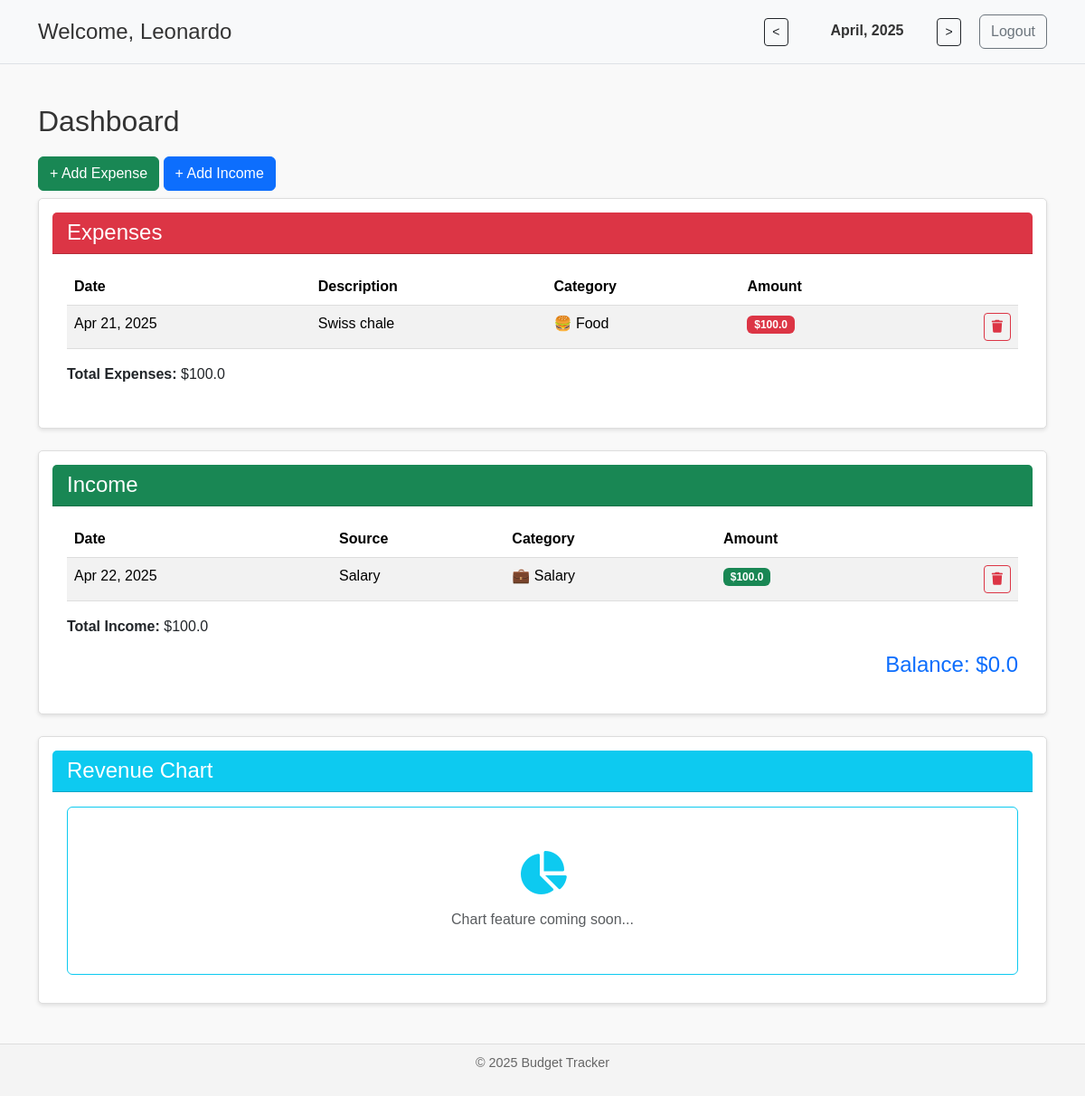
Page / (signed in) on the earlier database version.
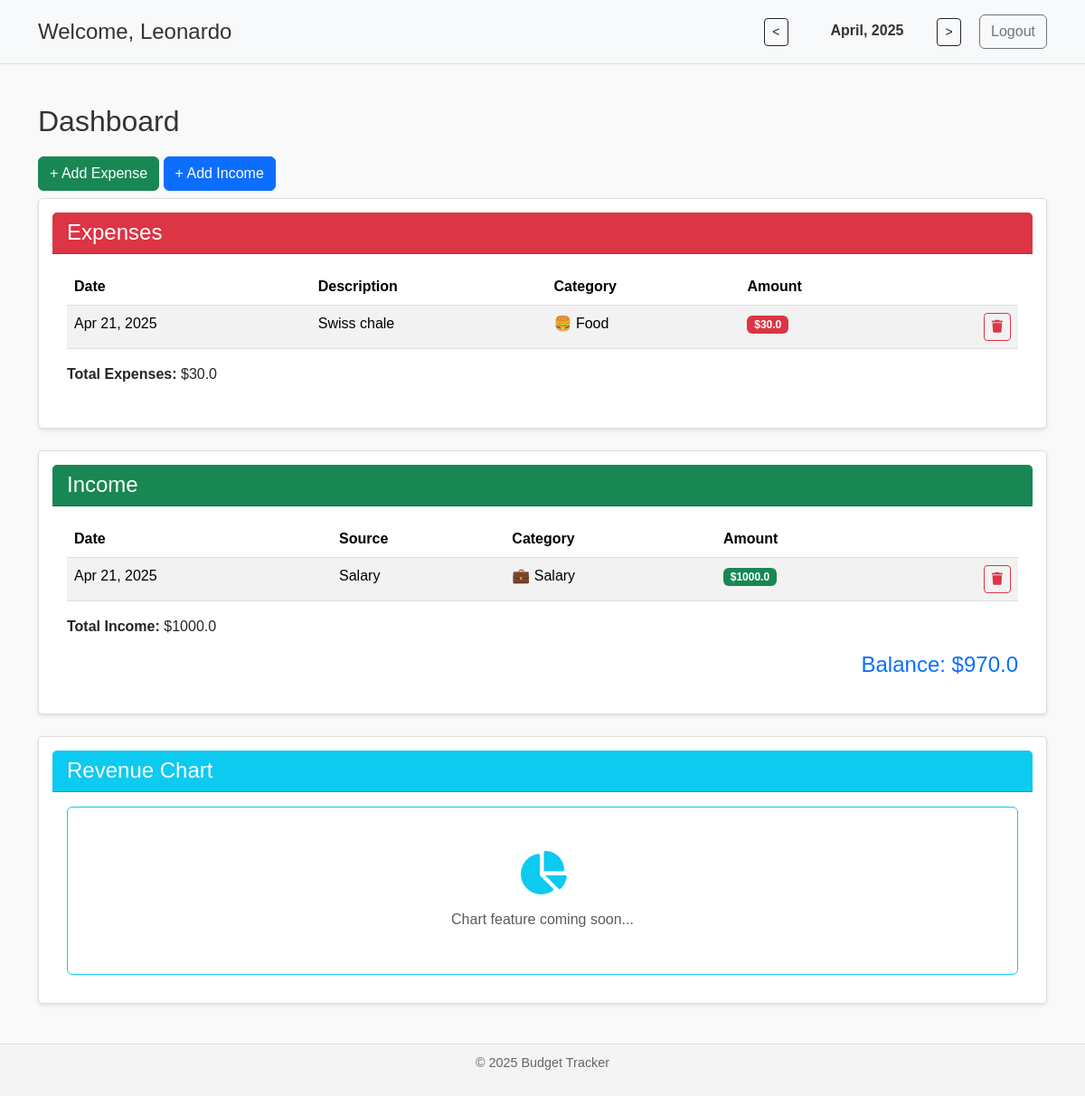
Same page on the later database version.
### app/models.py (models this page shows, shortened)
class User(db.Model, UserMixin):
    __tablename__ = "users"
    id = db.Column(db.Integer, primary_key=True)
    username = db.Column(db.String(64), unique=True, nullable=False)
    password_hash = db.Column(db.String(128), nullable=False)
    expenses = db.relationship('Expense', backref='user', lazy=True)
    incomes = db.relationship('Income', backref='user', lazy=True)

class Expense(db.Model):
    __tablename__ = "expenses"
    id = db.Column(db.Integer, primary_key=True)
    date = db.Column(db.Date, nullable=False)
    description = db.Column(db.String(100), nullable=False)
    amount = db.Column(db.Float, nullable=False)
    category = db.Column(db.String(50), nullable=False)
    user_id = db.Column(db.Integer, db.ForeignKey('users.id'), nullable=False)

class Income(db.Model):
    __tablename__ = "income"
    id = db.Column(db.Integer, primary_key=True)
    date = db.Column(db.Date, nullable=False)
    source = db.Column(db.String(100), nullable=False)
    amount = db.Column(db.Float, nullable=False)
    category = db.Column(db.String(50), nullable=False)
    user_id = db.Column(db.Integer, db.ForeignKey('users.id'), nullable=False)

### app/routes.py (the view, shortened to what this page needs)
@routes.route("/", methods=["GET", "POST"])
@login_required
def homepage():
    month = request.args.get("month", default=datetime.now().month, type=int)
    year = request.args.get("year", default=datetime.now().year, type=int)
    if month < 1:
        month = 12
        year -= 1
    elif month > 12:
        month = 1
        year += 1
    category_emojis = {
        "Food": "🍔",
        "Transport": "🚌",
        "Housing": "🏠",
        "Entertainment": "🎮",
        "Healthcare": "💊",
        "Clothing": "👕",
        "Education": "🎓",
        "Subscriptions": "📦",
        "Other": "❓",
        "Salary": "💼",
        "Investment": "📈",
        "Gift": "🎁",
        "Side Job": "🛠️",
        "Rental": "🏘️",
        "Interest": "💵",
        "Dividends": "📊",
        "Bonus": "💰",
        "Freelance": "🧑‍💻"
    }
    month_expenses = Expense.query.filter_by(user_id=current_user.id).filter(
        extract('month', Expense.date) == month,
        extract('year', Expense.date) == year
    ).all()
    month_income = Income.query.filter_by(user_id=current_user.id).filter(
        extract('month', Income.date) == month,
        extract('year', Income.date) == year
    ).all()
    total_income = sum(i.amount for i in month_income)
    total_expenses = sum(e.amount for e in month_expenses)
    balance = total_income - total_expenses
    return render_template("index.html",total_income=total_income, total_expenses=total_expenses, balance=balance
                           , month_expenses=month_expenses, month_income=month_income, selected_month=month, selected_year=year, selected_month_name=datetime(year, month, 1).strftime("%B"),
                           current_user=current_user, category_emojis= category_emojis)

### app/__init__.py (called while the page is built)
def create_app():
    app = Flask(__name__)
    app.config['SQLALCHEMY_DATABASE_URI'] = 'sqlite:///budget.db'
    app.config['SQLALCHEMY_TRACK_MODIFICATIONS'] = False
    app.config['SECRET_KEY'] = 'supersecretkey'
    db.init_app(app)
    login_manager.init_app(app)
    login_manager.login_view = "auth.login"
    from app.models import User
    @login_manager.user_loader
    def load_user(user_id):
        return User.query.get(int(user_id))
    from app.routes import routes
    from app.auth import auth
    app.register_blueprint(routes)
    app.register_blueprint(auth)
    return app

### app/templates/index.html (shortened to what this page needs)
<!DOCTYPE html>
<html lang="en">
<head>
    <link href="https://cdn.jsdelivr.net/npm/bootstrap@5.3.2/dist/css/bootstrap.min.css" rel="stylesheet">
    <link rel="stylesheet" href="static/styles.css">
    <link rel="stylesheet" href="https://cdnjs.cloudflare.com/ajax/libs/font-awesome/6.4.0/css/all.min.css">
</head>
<body>
<header class="bg-light py-3 border-bottom">
    <div class="container">
        <div class="row align-items-center justify-content-between">
            <div class="col-md-6">
                <h1>Welcome, {{ current_user.username }}</h1>
            </div>
            <div class="col-md-6 text-end">
                <form method="GET" class="d-inline">
                    <button type="submit" class="btn btn-outline-dark btn-sm me-2">&lt;</button>
                </form>
                <span class="me-2 fw-bold d-inline-block text-center" style="width: 130px;">
    {{ selected_month_name }}, {{ selected_year }}
</span>
                <form method="GET" class="d-inline">
                    <button type="submit" class="btn btn-outline-dark btn-sm me-3">&gt;</button>
                </form>
                <a href="{{ url_for('auth.logout') }}" class="btn btn-outline-secondary">Logout</a>
            </div>
        </div>
    </div>
</header>
<main class="container mt-4">
    <h2>Dashboard</h2>
    <button class="btn btn-success mb-2" data-bs-toggle="collapse" data-bs-target="#expense-form">
        + Add Expense
    </button>
    <button class="btn btn-primary mb-2" data-bs-toggle="collapse" data-bs-target="#income-form">
        + Add Income
    </button>
    <div class="card mb-4">
        <div class="card-header bg-danger text-white">
            <h4 class="mb-0">Expenses</h4>
        </div>
        <div class="card-body">
            <table class="table table-striped table-hover">
                <thead>
                <tr>
                    <th>Date</th>
                    <th>Description</th>
                    <th>Category</th>
                    <th>Amount</th>
                    <th></th>
                </tr>
                </thead>
                <tbody>
                {% for expense in month_expenses %}
                <tr>
                    <td>{{ expense.date.strftime('%b %d, %Y') }}</td>
                    <td>{{ expense.description }}</td>
                    <td>{{ category_emojis.get(expense.category, '') }} {{ expense.category }}</td>
                    <td><span class="badge bg-danger">${{ expense.amount }}</span></td>
                    <td class="text-end">
                        <form action="{{ url_for('routes.delete_expense', id=expense.id) }}" method="POST"
                              style="display:inline;">
                            <button type="submit" class="btn btn-sm btn-outline-danger" title="Delete"
                                    onclick="return confirm('Are you sure you want to delete this expense?')">
                                <i class="fa-solid fa-trash"></i>
                            </button>
                        </form>
                    </td>
                </tr>
                {% endfor %}
                </tbody>
            </table>
            <p class="mt-2"><strong>Total Expenses:</strong> ${{ total_expenses }}</p>
        </div>
    </div>
    <div class="card mb-4">
        <div class="card-header bg-success text-white">
            <h4 class="mb-0">Income</h4>
        </div>
        <div class="card-body">
            <table class="table table-striped table-hover">
                <thead>
                <tr>
                    <th>Date</th>
                    <th>Source</th>
                    <th>Category</th>
                    <th>Amount</th>
                    <th></th>
                </tr>
                </thead>
                <tbody>
                {% for income in month_income %}
                <tr>
                    <td>{{ income.date.strftime('%b %d, %Y') }}</td>
                    <td>{{ income.source }}</td>
                    <td>{{ category_emojis.get(income.category, '') }} {{ income.category }}</td>
                    <td><span class="badge bg-success">${{ income.amount }}</span></td>
                    <td class="text-end">
                        <form action="{{ url_for('routes.delete_income', id=income.id) }}" method="POST"
                              style="display:inline;">
                            <button type="submit" class="btn btn-sm btn-outline-danger" title="Delete"
                                    onclick="return confirm('Are you sure you want to delete this income?')">
                                <i class="fa-solid fa-trash"></i>
                            </button>
                        </form>
                    </td>
                </tr>
                {% endfor %}
                </tbody>
            </table>
            <p class="mt-2"><strong>Total Income:</strong> ${{ total_income }}</p>
            <h4 class="text-end text-primary">Balance: ${{ balance }}</h4>
        </div>
    </div>
    <div class="card mb-4">
        <div class="card-header bg-info text-white">
            <h4 class="mb-0">Revenue Chart</h4>
        </div>
        <div class="card-body text-center">
            <div class="p-5 border border-info rounded">
                <i class="fas fa-chart-pie fa-3x text-info mb-3"></i>
                <p class="text-muted mb-0">Chart feature coming soon...</p>
            </div>
        </div>
    </div>
</main>
<footer>
    <p>&copy; 2025 Budget Tracker</p>
</footer>
</body>
</html>

### app/static/styles.css (style rules this page uses)
body { font-family: Arial, sans-serif; margin: 0; padding: 0; background-color: #f9f9f9; color: #333; }
header { display: flex; justify-content: space-between; align-items: center; padding: 10px 20px; background-color: #f4f4f4; border-bottom: 1px solid #ddd; }
header h1 { margin: 0; font-size: 1.5rem; }
header button { padding: 5px 10px; border: none; background-color: #000; color: #fff; cursor: pointer; border-radius: 3px; }
header span { margin: 0 10px; font-size: 1rem; }
main { padding: 20px; }
h2 { font-size: 2rem; margin-bottom: 20px; }
.card { flex: 1; background-color: #fff; border: 1px solid #ddd; border-radius: 5px; padding: 15px; box-shadow: 0 2px 4px rgba(0, 0, 0, 0.1); }
footer { text-align: center; padding: 10px; background-color: #f4f4f4; border-top: 1px solid #ddd; font-size: 0.9rem; color: #666; }
table { width: 100%; border-collapse: collapse; text-align: left; }
th, td { padding: 10px; border-bottom: 1px solid #ddd; text-align: left; }
th { font-weight: bold; }

Differences in the rows shown:
changed Expense "Swiss chale": amount "100.0" → "30.0"
changed Income "Salary": date "Apr 22, 2025" → "Apr 21, 2025"; amount "100.0" → "1000.0"
Other differences:
{{ total_expenses }}: "100.0" → "30.0"
{{ total_income }}: "100.0" → "1000.0"
{{ balance }}: "0.0" → "970.0"
